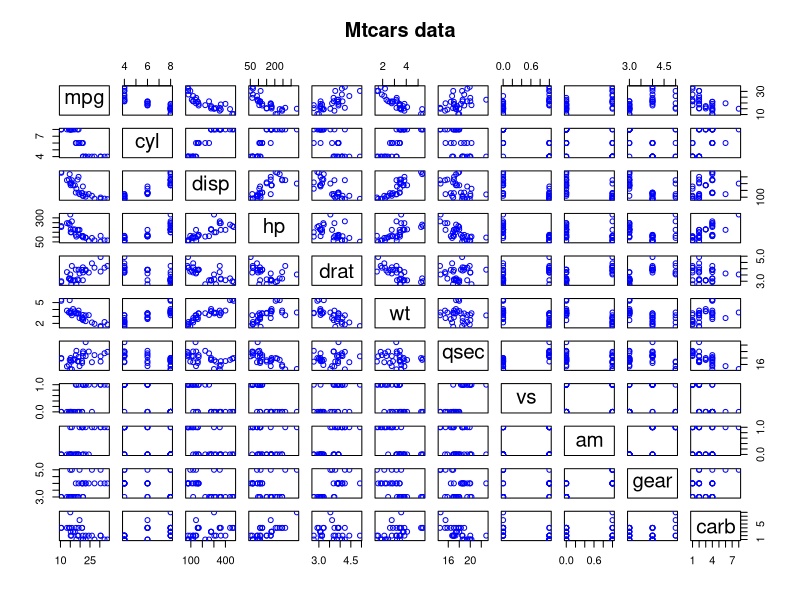
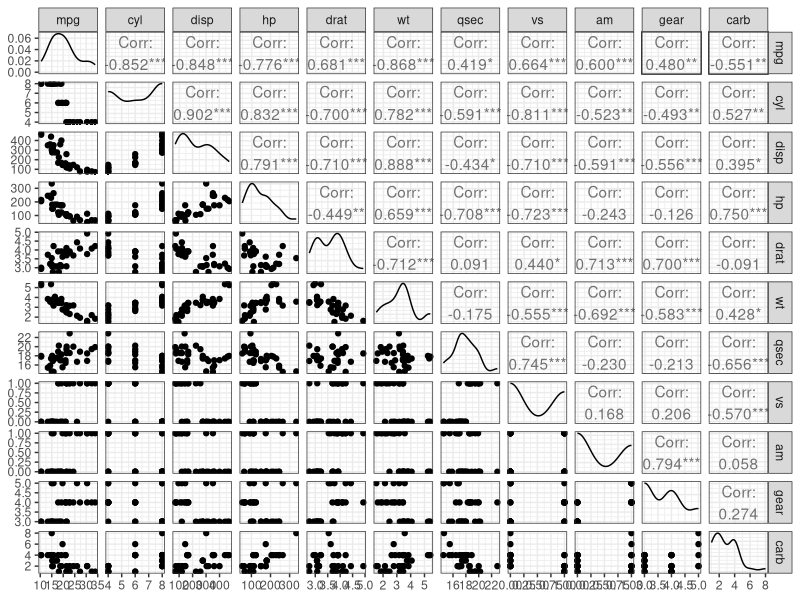
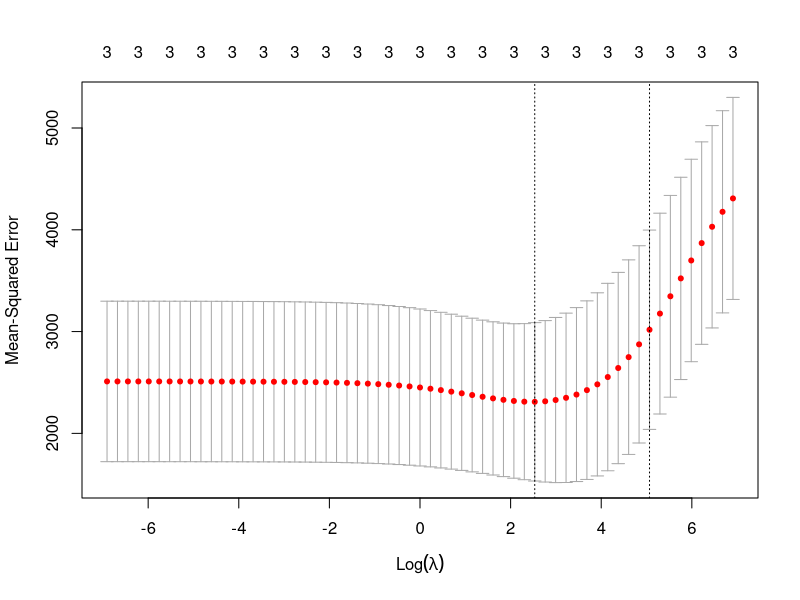
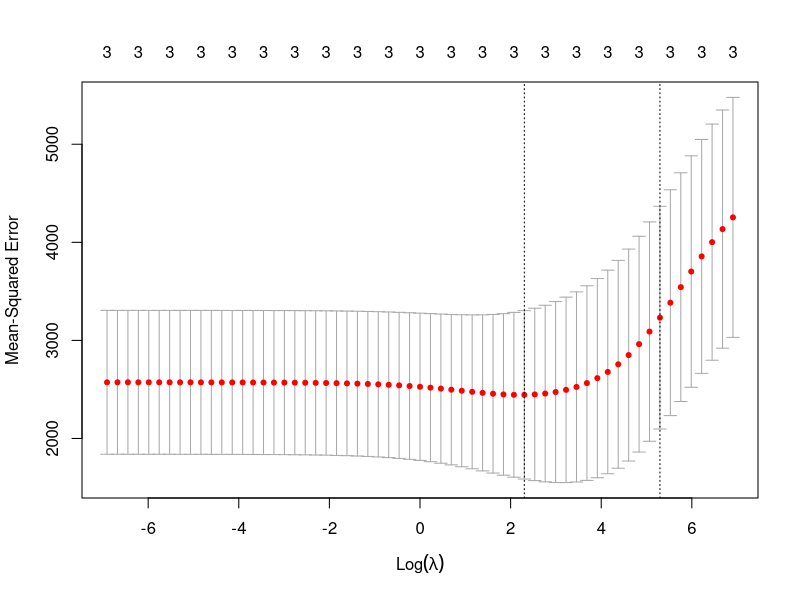

These charts were generated, in order, by the following R code:
## ---- chunk 1
# ---------------------------------------------------------------------
# clear the environment var area
rm(list = ls())
# clear all plots
graphics.off()
# clear the console area
cat("\014")
# ---------------------------------------------------------------------
## ---- chunk 2
data(mtcars)
pairs(mtcars,main = "Mtcars data", col='blue')
## ---- chunk 3
library("ggplot2")
library("GGally")
ggpairs(mtcars)+theme_bw()

# theme_bw is one of many themes you can modify from ggplot
# see https://ggplot2.tidyverse.org/reference/ggtheme.html for other themes
## ---- chunk 4
ols_model = lm(hp ~ mpg + drat + wt, data=mtcars)
summary(ols_model)
## ---- chunk 5
library(glmnet)
ridge0=glmnet(mtcars[,c("mpg","drat","wt")],mtcars$hp,
              alpha=0,
              lambda=0)
## ---- chunk 6
coef(ridge0)
## ---- chunk 7
lambdas = seq(0,10,by=0.5)
length(lambdas)
lambdas
## ---- chunk 8
ridge1=glmnet(mtcars[,c("mpg","drat","wt")],mtcars$hp,
              alpha=0,
              lambda=lambdas)
print(ridge1)
## ---- chunk 9
coef(ridge1,s = 0)
## ---- chunk 10
ridge1=glmnet(mtcars[,c("mpg","drat","wt")],mtcars$hp,
              alpha=0,
              lambda=lambdas,
              thresh=1e-10)

coef(ridge1,s = 0)
## ---- chunk 11
lambda_new = seq(0,20,by=0.1)
ridge_test=glmnet(mtcars[,c("mpg","drat","wt")],mtcars$hp,
              alpha=0,
              lambda=lambda_new,
              thresh=1e-10)

# coef(ridge_test, s = 60)
## ---- chunk 12
lambdas=10^seq(-3,3,by=0.1)
cv_fit = cv.glmnet(as.matrix(mtcars[,c("mpg","drat","wt")]),
              as.matrix(mtcars$hp),
              alpha=0,
              lambda=lambdas)

plot(cv_fit)
## ---- chunk 13
cv_fit$lambda.min
## ---- chunk 14
coef(cv_fit, s="lambda.min")
## ---- chunk 15
predict_best_cv = predict(cv_fit, s="lambda.min",newx=as.matrix(mtcars[,c("mpg","drat","wt")]))
RMSE_best_cv = sqrt(mean((predict_best_cv-mtcars$hp)^2))
print(RMSE_best_cv)
## ---- chunk 16
lambdas=10^seq(-3,3,by=0.1)
cv_fit = cv.glmnet(as.matrix(mtcars[,c("mpg","drat","wt")]),
              as.matrix(mtcars$hp),
              alpha=0,
              lambda=lambdas,
              nfolds=20)

plot(cv_fit)
cv_fit$lambda.min
coef(cv_fit, s="lambda.min")
predict_best_cv = predict(cv_fit, s="lambda.min",newx=as.matrix(mtcars[,c("mpg","drat","wt")]))
RMSE_best_cv = sqrt(mean((predict_best_cv-mtcars$hp)^2))
print(RMSE_best_cv)
## ---- chunk 17
cv_fit$lambda.min
## ---- chunk 18
library(caret)
ctrl_kfold0 = trainControl(method = "cv", number = 10)
ridge_kfold0 = train(hp ~ mpg+drat+wt,
              data = mtcars,
              method = "glmnet",
              metric = "RMSE",
              thresh=1e-10,
              tuneGrid = expand.grid(alpha = 0, lambda = 0),
              trControl = ctrl_kfold0)
coef(ridge_kfold0$finalModel, ridge_kfold0$bestTune$lambda)
## ---- chunk 19
lambdas=10^seq(-3,3,by=0.1)
ctrl_kfold = trainControl(method = "cv", number = 10)
ridge_kfold = train(hp ~ mpg+drat+wt,
              data = mtcars,
              method = "glmnet",
              metric = "RMSE",
              tuneGrid = expand.grid(alpha = 0,
                                     lambda = lambdas),
              trControl = ctrl_kfold,
              thresh=1e-10)
## ---- chunk 20
coef(ridge_kfold$finalModel, ridge_kfold$bestTune$lambda)
## ---- chunk 21
print(ridge_kfold$finalModel$lambdaOpt)
## ---- chunk 22
prediction_ridge = predict(ridge_kfold,mtcars[,c("mpg","drat","wt")])
## ---- chunk 23
RMSE(prediction_ridge,mtcars$hp)
## ---- chunk 24
set.seed(111)

# lm method
print('------------------lm method------------------')
lm_model = lm(hp ~ mpg + drat + wt, data=mtcars)
coef(lm_model)

# glmnet
set.seed(111)
print('------------------GLMnet method------------------')
lambdas=10^seq(-3,3,by=0.1)
cv_fit = cv.glmnet(as.matrix(mtcars[,c("mpg","drat","wt")]),
              as.matrix(mtcars$hp),
              alpha=0,
              lambda=lambdas,
              nfolds=10,
              thresh=1e-10)

cv_fit$lambda.min
coef(cv_fit, s="lambda.min")
predict_best_cv = predict(cv_fit, s="lambda.min",newx=as.matrix(mtcars[,c("mpg","drat","wt")]))
RMSE_best_cv = sqrt(mean((predict_best_cv-mtcars$hp)^2))
print(RMSE_best_cv)

# CARet method
set.seed(111)
print('------------------CARet method------------------')
# lambdas=10^seq(-3,3,by=0.1)
ctrl_kfold = trainControl(method = "cv", number = 10)
ridge_kfold = train(hp ~ mpg+drat+wt,
              data = mtcars,
              method = "glmnet",
              metric = "RMSE",
              tuneGrid = expand.grid(alpha = 0,
                                     lambda = lambdas),
              trControl = ctrl_kfold,
              nfolds=10,
              thresh=1e-10)
print(ridge_kfold$finalModel$lambdaOpt)
coef(ridge_kfold$finalModel, ridge_kfold$bestTune$lambda)
prediction_ridge = predict(ridge_kfold,mtcars[,c("mpg","drat","wt")])
RMSE(prediction_ridge,mtcars$hp)
